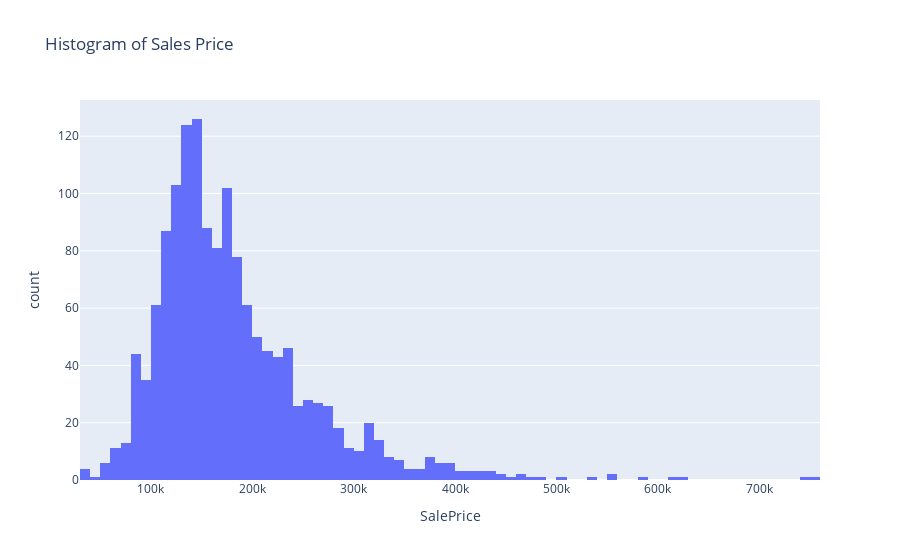

Here is the notebook cell this chart was saved with:
### Markdown cell above
# Satış Fiyatlarının incelenmesi

### Code cell
# histogram of sales price with plotly
fig = px.histogram(df, x="SalePrice",  nbins=100, title="Histogram of Sales Price")
fig.show()

### Figure 1 — Plotly figure (JSON) as saved in the notebook; plotly's stock layout.template omitted (floating-point values rounded to 4 significant figures; data arrays with more than 128 entries replaced by an {"elided": "..."} marker saying what was removed)
{"data": [{"alignmentgroup": "True", "bingroup": "x", "hovertemplate": "SalePrice=%{x}<br>count=%{y}<extra></extra>", "legendgroup": "", "marker": {"color": "#636efa", "pattern": {"shape": ""}}, "name": "", "nbinsx": 100, "offsetgroup": "", "orientation": "v", "showlegend": false, "type": "histogram", "x": {"elided": "1460 int values"}, "xaxis": "x", "yaxis": "y"}], "layout": {"barmode": "relative", "legend": {"tracegroupgap": 0}, "title": {"text": "Histogram of Sales Price"}, "xaxis": {"anchor": "y", "domain": [0, 1], "title": {"text": "SalePrice"}}, "yaxis": {"anchor": "x", "domain": [0, 1], "title": {"text": "count"}}}}
